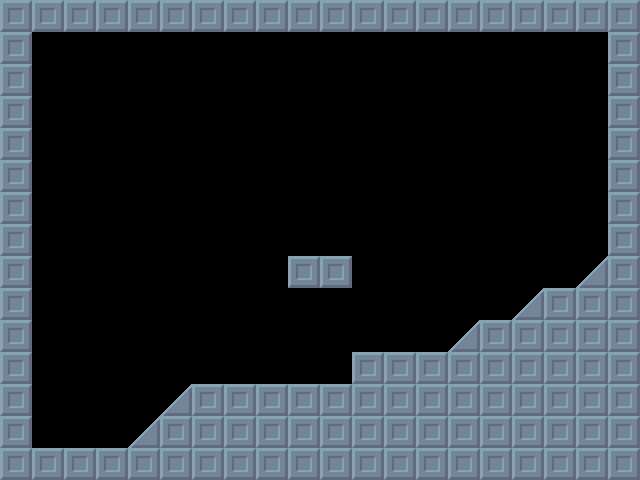

This is a level from a 2D game, rendered from its Tiled map with the project's own tilesets. A one-line summary and the map file follow, with tile-layer data summarised:
An orthogonal 20x15 tile map with 32x32 px tiles, 1 tile layer (Tile Layer 1) and 2 objects (Zombie, Door).

<map version="1.0" orientation="orthogonal" width="20" height="15" tilewidth="32" tileheight="32">
 <tileset firstgid="1" name="block" tilewidth="32" tileheight="32">
  <image source="block.gif" width="96" height="32" />
 </tileset>
 <layer name="Tile Layer 1" width="20" height="15">
  <data>[300 cells, 114 non-empty, 2 distinct tile ids]</data>
 </layer>
 <objectgroup name="Object Layer 1" width="20" height="15">
  <object name="Zombie" type="Zombie" x="288" y="320" width="32" height="64" />
  <object name="Door" type="Door" x="32" y="384" width="32" height="64">
   <properties>
    <property name="path" value="data/levels/hub.tmx" />
   </properties>
  </object>
 </objectgroup>
</map>
